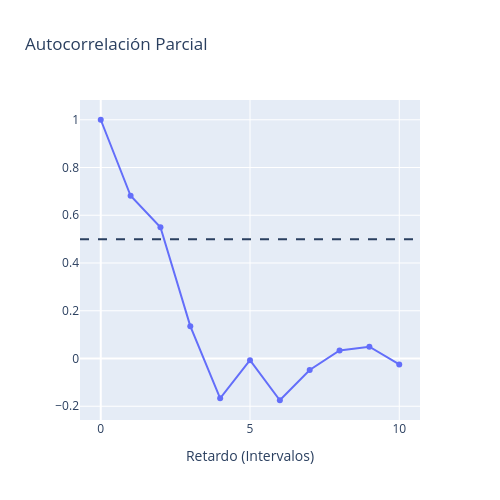

This figure's notebook cell:
### Code cell
import statsmodels.api as sm
import plotly.graph_objects as go
from plotly.subplots import make_subplots

acorr = sm.tsa.acf(df['Sales'], nlags = 80)
pacorr = sm.tsa.pacf(df['Sales'], nlags=10)

fig = make_subplots(rows=1, cols=1,
                    shared_xaxes=False,
                    shared_yaxes=True,
                    vertical_spacing=0.08,
                    )

fig.add_trace(go.Scatter(y=pacorr, name="Autocorrelación", mode="markers+lines"),
              row=1, col=1)

fig.add_hline(y=0.5, row=1, col=1, line_dash="dash")

fig.update_layout(height=500, width=500,
                  title_text="Autocorrelación Parcial"
                  )

fig['layout']['xaxis1']['title']='Retardo (Intervalos)'
fig.show()

### Figure 1 — Plotly figure (JSON) as saved in the notebook; plotly's stock layout.template omitted (floating-point values rounded to 4 significant figures)
{"data": [{"mode": "markers+lines", "name": "Autocorrelación", "type": "scatter", "xaxis": "x", "y": [1, 0.6815, 0.5494, 0.1356, -0.1669, -0.007046, -0.1748, -0.04823, 0.03388, 0.04949, -0.02471], "yaxis": "y"}], "layout": {"height": 500, "shapes": [{"line": {"dash": "dash"}, "type": "line", "x0": 0, "x1": 1, "xref": "x domain", "y0": 0.5, "y1": 0.5, "yref": "y"}], "title": {"text": "Autocorrelación Parcial"}, "width": 500, "xaxis": {"anchor": "y", "domain": [0, 1], "title": {"text": "Retardo (Intervalos)"}}, "yaxis": {"anchor": "x", "domain": [0, 1]}}}
